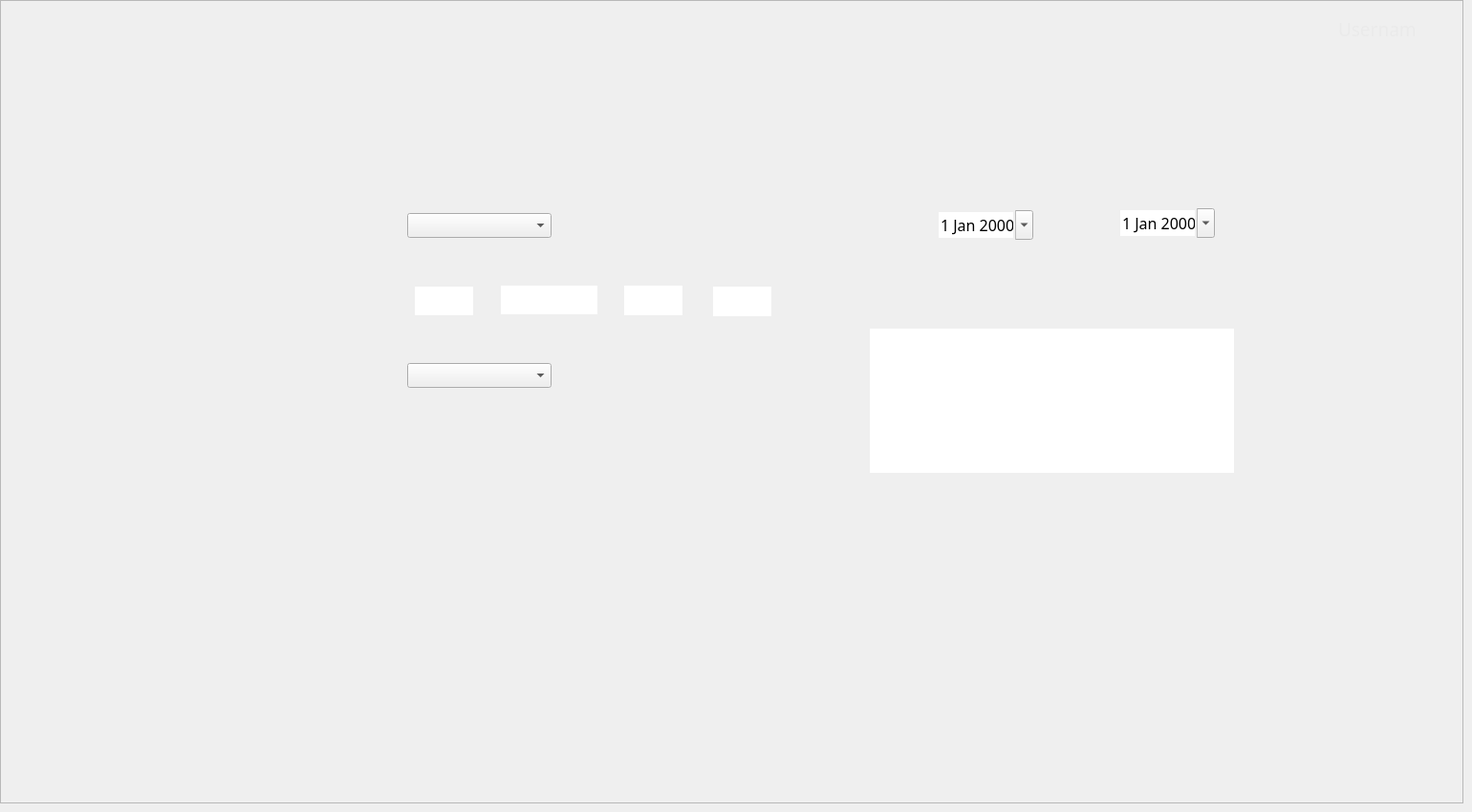
    <widget class="QWidget" name="ResolutionPage">
     <widget class="QFrame" name="ResolutionFrame">
      <property name="geometry">
       <rect>
        <x>0</x>
        <y>0</y>
        <width>1531</width>
        <height>841</height>
       </rect>
      </property>
      <property name="autoFillBackground">
       <bool>true</bool>
      </property>
      <property name="frameShape">
       <enum>QFrame::StyledPanel</enum>
      </property>
      <property name="frameShadow">
       <enum>QFrame::Raised</enum>
      </property>
      <widget class="QPushButton" name="HomeButton_BanUser_Resolution">
       <property name="geometry">
        <rect>
         <x>0</x>
         <y>60</y>
         <width>241</width>
         <height>51</height>
        </rect>
       </property>
       <property name="text">
        <string/>
       </property>
       <property name="flat">
        <bool>true</bool>
       </property>
      </widget>
      <widget class="QPushButton" name="DataButton_Resolution">
       <property name="geometry">
        <rect>
         <x>0</x>
         <y>120</y>
         <width>241</width>
         <height>51</height>
        </rect>
       </property>
       <property name="text">
        <string/>
       </property>
       <property name="flat">
        <bool>true</bool>
       </property>
      </widget>
      <widget class="QPushButton" name="UserBanButton_Resolution">
       <property name="geometry">
        <rect>
         <x>0</x>
         <y>170</y>
         <width>241</width>
         <height>51</height>
        </rect>
       </property>
       <property name="text">
        <string/>
       </property>
       <property name="flat">
        <bool>true</bool>
       </property>
      </widget>
      <widget class="QPushButton" name="PersonRegisterButton_Resolution">
       <property name="geometry">
        <rect>
         <x>0</x>
         <y>230</y>
         <width>241</width>
         <height>51</height>
        </rect>
       </property>
       <property name="text">
        <string/>
       </property>
       <property name="flat">
        <bool>true</bool>
       </property>
      </widget>
      <widget class="QPushButton" name="AuditLogButton_Resolution">
       <property name="geometry">
        <rect>
         <x>0</x>
         <y>280</y>
         <width>241</width>
         <height>51</height>
        </rect>
       </property>
       <property name="text">
        <string/>
       </property>
       <property name="flat">
        <bool>true</bool>
       </property>
      </widget>
      <widget class="QPushButton" name="CatalogButton_Resolution">
       <property name="geometry">
        <rect>
         <x>0</x>
         <y>340</y>
         <width>241</width>
         <height>51</height>
        </rect>
       </property>
       <property name="text">
        <string/>
       </property>
       <property name="flat">
        <bool>true</bool>
       </property>
      </widget>
      <widget class="QPushButton" name="RecordsButton_Resolution">
       <property name="geometry">
        <rect>
         <x>0</x>
         <y>400</y>
         <width>241</width>
         <height>51</height>
        </rect>
       </property>
       <property name="text">
        <string/>
       </property>
       <property name="flat">
        <bool>true</bool>
       </property>
      </widget>
      <widget class="QPushButton" name="StatisticsButton_Resolution">
       <property name="geometry">
        <rect>
         <x>0</x>
         <y>450</y>
         <width>241</width>
         <height>51</height>
        </rect>
       </property>
       <property name="text">
        <string/>
       </property>
       <property name="flat">
        <bool>true</bool>
       </property>
      </widget>
      <widget class="QPushButton" name="LogOutButton_Resolution">
       <property name="geometry">
        <rect>
         <x>0</x>
         <y>780</y>
         <width>241</width>
         <height>51</height>
        </rect>
       </property>
       <property name="text">
        <string/>
       </property>
       <property name="flat">
        <bool>true</bool>
       </property>
      </widget>
      <widget class="QLabel" name="BackgroundLabel_Resolution">
       <property name="geometry">
        <rect>
         <x>0</x>
         <y>0</y>
         <width>1531</width>
         <height>841</height>
        </rect>
       </property>
       <property name="text">
        <string/>
       </property>
       <property name="pixmap">
        <pixmap>Images/Admin/Admin-Resolution.png</pixmap>
       </property>
       <property name="scaledContents">
        <bool>true</bool>
       </property>
      </widget>
      <widget class="QLabel" name="UsernameLabel_Resolution">
       <property name="geometry">
        <rect>
         <x>1400</x>
         <y>20</y>
         <width>81</width>
         <height>21</height>
        </rect>
       </property>
       <property name="font">
        <font>
         <family>Source Sans Pro</family>
         <pointsize>14</pointsize>
        </font>
       </property>
       <property name="cursor">
        <cursorShape>BlankCursor</cursorShape>
       </property>
       <property name="autoFillBackground">
        <bool>false</bool>
       </property>
       <property name="styleSheet">
        <string notr="true">color: rgb(234, 234, 234);</string>
       </property>
       <property name="text">
        <string>Username</string>
       </property>
      </widget>
      <widget class="QPushButton" name="ResolutionButton_Resolution">
       <property name="geometry">
        <rect>
         <x>0</x>
         <y>570</y>
         <width>241</width>
         <height>51</height>
        </rect>
       </property>
       <property name="text">
        <string/>
       </property>
       <property name="flat">
        <bool>true</bool>
       </property>
      </widget>
      <widget class="QPushButton" name="GeneralQueriesButton_Resolution">
       <property name="geometry">
        <rect>
         <x>0</x>
         <y>510</y>
         <width>241</width>
         <height>51</height>
        </rect>
       </property>
       <property name="text">
        <string/>
       </property>
       <property name="flat">
        <bool>true</bool>
       </property>
      </widget>
      <widget class="QDateEdit" name="InitialDate_Resolution">
       <property name="geometry">
        <rect>
         <x>980</x>
         <y>220</y>
         <width>101</width>
         <height>31</height>
        </rect>
       </property>
       <property name="font">
        <font>
         <family>Source Sans Pro</family>
         <pointsize>12</pointsize>
        </font>
       </property>
       <property name="acceptDrops">
        <bool>false</bool>
       </property>
       <property name="autoFillBackground">
        <bool>false</bool>
       </property>
       <property name="wrapping">
        <bool>false</bool>
       </property>
       <property name="frame">
        <bool>false</bool>
       </property>
       <property name="buttonSymbols">
        <enum>QAbstractSpinBox::UpDownArrows</enum>
       </property>
       <property name="showGroupSeparator" stdset="0">
        <bool>false</bool>
       </property>
       <property name="calendarPopup">
        <bool>true</bool>
       </property>
      </widget>
      <widget class="QDateEdit" name="FinalDate_Resolution">
       <property name="geometry">
        <rect>
         <x>1170</x>
         <y>218</y>
         <width>101</width>
         <height>31</height>
        </rect>
       </property>
       <property name="font">
        <font>
         <family>Source Sans Pro</family>
         <pointsize>12</pointsize>
        </font>
       </property>
       <property name="acceptDrops">
        <bool>false</bool>
       </property>
       <property name="autoFillBackground">
        <bool>false</bool>
       </property>
       <property name="wrapping">
        <bool>false</bool>
       </property>
       <property name="frame">
        <bool>false</bool>
       </property>
       <property name="buttonSymbols">
        <enum>QAbstractSpinBox::UpDownArrows</enum>
       </property>
       <property name="showGroupSeparator" stdset="0">
        <bool>false</bool>
       </property>
       <property name="calendarPopup">
        <bool>true</bool>
       </property>
      </widget>
      <widget class="QLineEdit" name="DescriptionInput_Resolution">
       <property name="enabled">
        <bool>true</bool>
       </property>
       <property name="geometry">
        <rect>
         <x>910</x>
         <y>344</y>
         <width>381</width>
         <height>151</height>
        </rect>
       </property>
       <property name="font">
        <font>
         <family>Source Sans Pro</family>
         <pointsize>12</pointsize>
        </font>
       </property>
       <property name="cursor">
        <cursorShape>IBeamCursor</cursorShape>
       </property>
       <property name="acceptDrops">
        <bool>true</bool>
       </property>
       <property name="autoFillBackground">
        <bool>false</bool>
       </property>
       <property name="frame">
        <bool>false</bool>
       </property>
       <property name="clearButtonEnabled">
        <bool>false</bool>
       </property>
      </widget>
      <widget class="QLineEdit" name="FirstSpaceRecordNum_Resolution">
       <property name="enabled">
        <bool>true</bool>
       </property>
       <property name="geometry">
        <rect>
         <x>434</x>
         <y>300</y>
         <width>61</width>
         <height>30</height>
        </rect>
       </property>
       <property name="font">
        <font>
         <family>Source Sans Pro</family>
         <pointsize>12</pointsize>
        </font>
       </property>
       <property name="cursor">
        <cursorShape>IBeamCursor</cursorShape>
       </property>
       <property name="acceptDrops">
        <bool>true</bool>
       </property>
       <property name="autoFillBackground">
        <bool>false</bool>
       </property>
       <property name="frame">
        <bool>false</bool>
       </property>
       <property name="clearButtonEnabled">
        <bool>false</bool>
       </property>
      </widget>
      <widget class="QLineEdit" name="SecSpaceRecordNum_Resolution">
       <property name="enabled">
        <bool>true</bool>
       </property>
       <property name="geometry">
        <rect>
         <x>524</x>
         <y>299</y>
         <width>101</width>
         <height>30</height>
        </rect>
       </property>
       <property name="font">
        <font>
         <family>Source Sans Pro</family>
         <pointsize>12</pointsize>
        </font>
       </property>
       <property name="cursor">
        <cursorShape>IBeamCursor</cursorShape>
       </property>
       <property name="acceptDrops">
        <bool>true</bool>
       </property>
       <property name="autoFillBackground">
        <bool>false</bool>
       </property>
       <property name="frame">
        <bool>false</bool>
       </property>
       <property name="clearButtonEnabled">
        <bool>false</bool>
       </property>
      </widget>
      <widget class="QLineEdit" name="FourthSpaceRecNum_Resolution">
       <property name="enabled">
        <bool>true</bool>
       </property>
       <property name="geometry">
        <rect>
         <x>746</x>
         <y>300</y>
         <width>61</width>
         <height>31</height>
        </rect>
       </property>
       <property name="font">
        <font>
         <family>Source Sans Pro</family>
         <pointsize>12</pointsize>
        </font>
       </property>
       <property name="cursor">
        <cursorShape>IBeamCursor</cursorShape>
       </property>
       <property name="acceptDrops">
        <bool>true</bool>
       </property>
       <property name="autoFillBackground">
        <bool>false</bool>
       </property>
       <property name="frame">
        <bool>false</bool>
       </property>
       <property name="clearButtonEnabled">
        <bool>false</bool>
       </property>
      </widget>
      <widget class="QLineEdit" name="ThirdSpaceRecNum_Resolution">
       <property name="enabled">
        <bool>true</bool>
       </property>
       <property name="geometry">
        <rect>
         <x>653</x>
         <y>299</y>
         <width>61</width>
         <height>31</height>
        </rect>
       </property>
       <property name="font">
        <font>
         <family>Source Sans Pro</family>
         <pointsize>12</pointsize>
        </font>
       </property>
       <property name="cursor">
        <cursorShape>IBeamCursor</cursorShape>
       </property>
       <property name="acceptDrops">
        <bool>true</bool>
       </property>
       <property name="autoFillBackground">
        <bool>false</bool>
       </property>
       <property name="frame">
        <bool>false</bool>
       </property>
       <property name="clearButtonEnabled">
        <bool>false</bool>
       </property>
      </widget>
      <widget class="QComboBox" name="CrimeTypeFilter_Resolution">
       <property name="geometry">
        <rect>
         <x>426</x>
         <y>223</y>
         <width>151</width>
         <height>26</height>
        </rect>
       </property>
       <property name="font">
        <font>
         <family>Source Sans Pro</family>
         <pointsize>12</pointsize>
        </font>
       </property>
      </widget>
      <widget class="QComboBox" name="SentenceTypeFilter_Resolution">
       <property name="geometry">
        <rect>
         <x>426</x>
         <y>380</y>
         <width>151</width>
         <height>26</height>
        </rect>
       </property>
       <property name="font">
        <font>
         <family>Source Sans Pro</family>
         <pointsize>12</pointsize>
        </font>
       </property>
      </widget>
      <zorder>BackgroundLabel_Resolution</zorder>
      <zorder>HomeButton_BanUser_Resolution</zorder>
      <zorder>DataButton_Resolution</zorder>
      <zorder>UserBanButton_Resolution</zorder>
      <zorder>PersonRegisterButton_Resolution</zorder>
      <zorder>AuditLogButton_Resolution</zorder>
      <zorder>CatalogButton_Resolution</zorder>
      <zorder>RecordsButton_Resolution</zorder>
      <zorder>StatisticsButton_Resolution</zorder>
      <zorder>LogOutButton_Resolution</zorder>
      <zorder>UsernameLabel_Resolution</zorder>
      <zorder>ResolutionButton_Resolution</zorder>
      <zorder>GeneralQueriesButton_Resolution</zorder>
      <zorder>InitialDate_Resolution</zorder>
      <zorder>FinalDate_Resolution</zorder>
      <zorder>DescriptionInput_Resolution</zorder>
      <zorder>FirstSpaceRecordNum_Resolution</zorder>
      <zorder>SecSpaceRecordNum_Resolution</zorder>
      <zorder>FourthSpaceRecNum_Resolution</zorder>
      <zorder>ThirdSpaceRecNum_Resolution</zorder>
      <zorder>CrimeTypeFilter_Resolution</zorder>
      <zorder>SentenceTypeFilter_Resolution</zorder>
     </widget>
    </widget>
